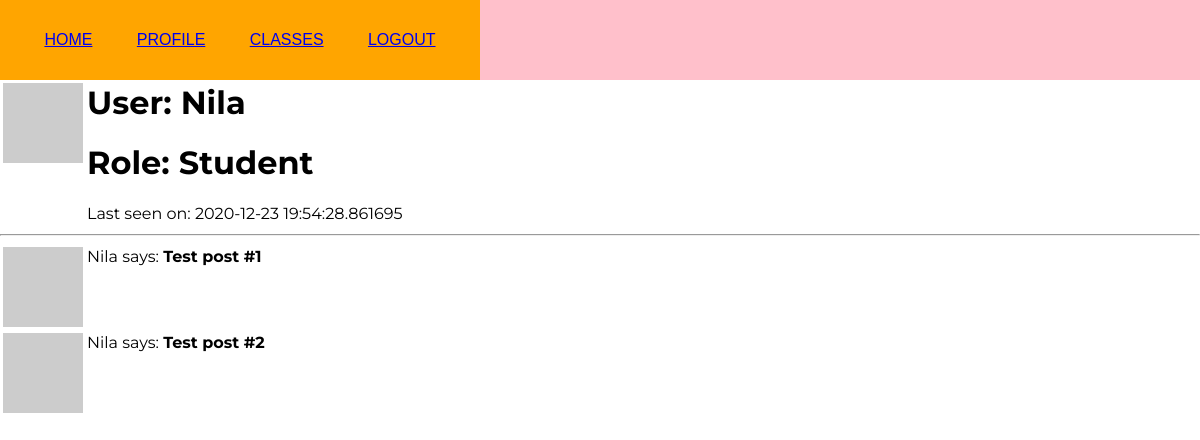
Before: /user/Nila (signed in) with the older database file.
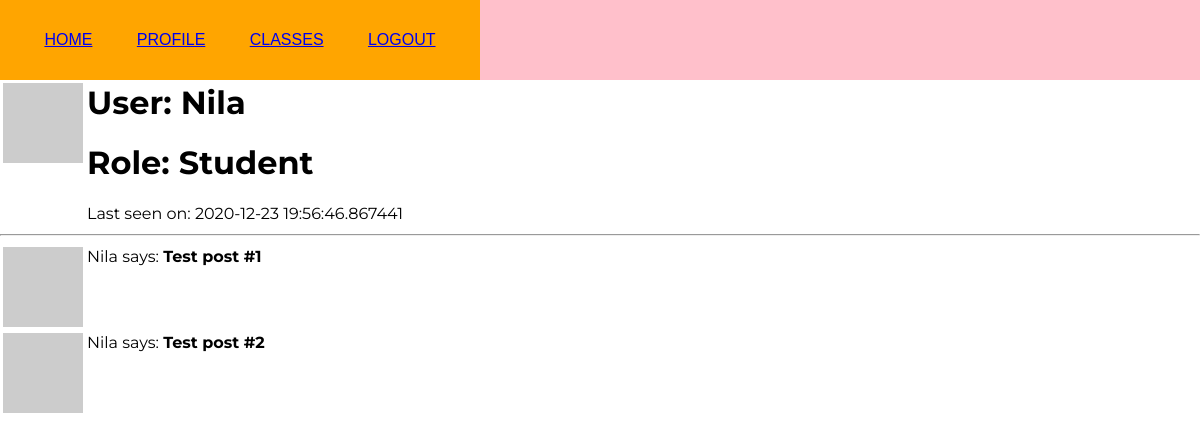
After: the same page with the newer database file.
### app/models.py (models this page shows, shortened)
class User(UserMixin, db.Model):
    id = db.Column(db.Integer, primary_key=True)
    username = db.Column(db.String(64), index=True, unique=True) # adding columns to the database
    email = db.Column(db.String(120), index=True, unique=True)
    password_hash = db.Column(db.String(128))
    role = db.Column(db.Integer, index=False, unique=False) # 0 is Teacher, 1 is Student
    about_me = db.Column(db.String(140))
    last_seen = db.Column(db.DateTime, default=datetime.utcnow)
    posts = db.relationship('Post', backref='author', lazy='dynamic') # First part is calling it from the Post model, secret field is the backref (author)
    reactions = db.relationship('Reactions', backref='reactor', lazy='dynamic') # This will show all the reactions that this user has made
    teaches = db.relationship('Courses', backref='teacher', lazy='dynamic') # This will show all the courses that the user teaches
    signups = db.relationship('Signups', backref='student', lazy='dynamic') # This will show all of the signups of that user
    speed = db.relationship('Speed', backref='speeder', lazy='dynamic') # This will show all the speed complaints of that user
    def avatar(self, size):
        digest = md5(self.email.lower().encode('utf-8')).hexdigest()
        return 'https://www.gravatar.com/avatar/{}?d=identicon&s={}'.format(digest, size)

### app/routes.py (the view)
@app.route('/user/<username>') # User profile page
@login_required
def user(username):
    user = User.query.filter_by(username=username).first_or_404()
    posts = [
        {'author': user, 'body': 'Test post #1'},
        {'author': user, 'body': 'Test post #2'}
    ]
    return render_template('user.html', user=user, posts=posts, title=username)

### app/models.py (called while the page is built)
@login.user_loader
def load_user(id):
        return User.query.get(int(id))

### app/routes.py (called while the page is built)
@app.before_request # This function will be executed right before the view function
def before_request():
    if current_user.is_authenticated: # Checks whether the current user is logged in
        current_user.last_seen = datetime.utcnow() # Sets the last seen to the date using the UTC time zone
        db.session.commit() # Don't need to do db.session.add() because the user is already in the database (using a current_user)

### app/templates/user.html (shortened to what this page needs)
{% extends "base.html" %}
{% block content %}
<table>
    <tr valign="top">
        <td><img src="{{ user.avatar(128) }}"></td>
        <td><h1>User: {{ user.username }}</h1>
            {% if user.role == 0 %}
                <h1>Role: Teacher</h1>
            {% else %}
                <h1>Role: Student</h1>
            {% endif %}
            {% if user.last_seen %}
                <p>Last seen on: {{ user.last_seen }}</p>
            {% endif %}
        </td>
    </tr>
</table>
    <hr>
    {% for post in posts %}
    <table>
        <tr valign="top">
            <td><img src="{{ user.avatar(36) }}"></td>
            <td>{{ post.author.username }} says: <b>{{ post.body }}</b></td>
        </tr>
    </table>
    {% endfor %}
{% endblock %}

### app/templates/base.html (shortened to what this page needs)
<html>
    <head>
        <link rel="stylesheet" href="{{ url_for('static', filename='css/base.css') }}">
    </head>
    <header>
        <nav>
            <a href="{{ url_for('index') }}">Home</a>
            {% if current_user.is_anonymous %}
            <a href="{{ url_for('login') }}">Login</a>
            {% else %}
            <a href="{{ url_for('user', username=current_user.username) }}">Profile</a>
            <a href="{{ url_for('classes', username=current_user.username) }}">Classes</a>
            <a href="{{ url_for('logout') }}">Logout</a>
            {% endif %}
        </nav>
    </header>
    <body>
        {% block content %} {% endblock %}
    </body>
</html>

### app/static/css/base.css (style rules this page uses)
body { margin: 0 !important; font-family: "Montserrat", sans-serif; }
header { height: 80px; width: 100%; display: flex; align-items: center; justify-content: flex-start; font-family: Poppins, sans-serif; text-transform: uppercase; z-index: 100; background-color: pink; }
nav { background-color: orange; width: 40%; height: 100%; display: flex; justify-content: space-evenly; align-items: center; }

Changed rows visible on the page:
changed User "Nila": last_seen "2020-12-23 19:54:28.861695" → "2020-12-23 19:56:46.867441"
